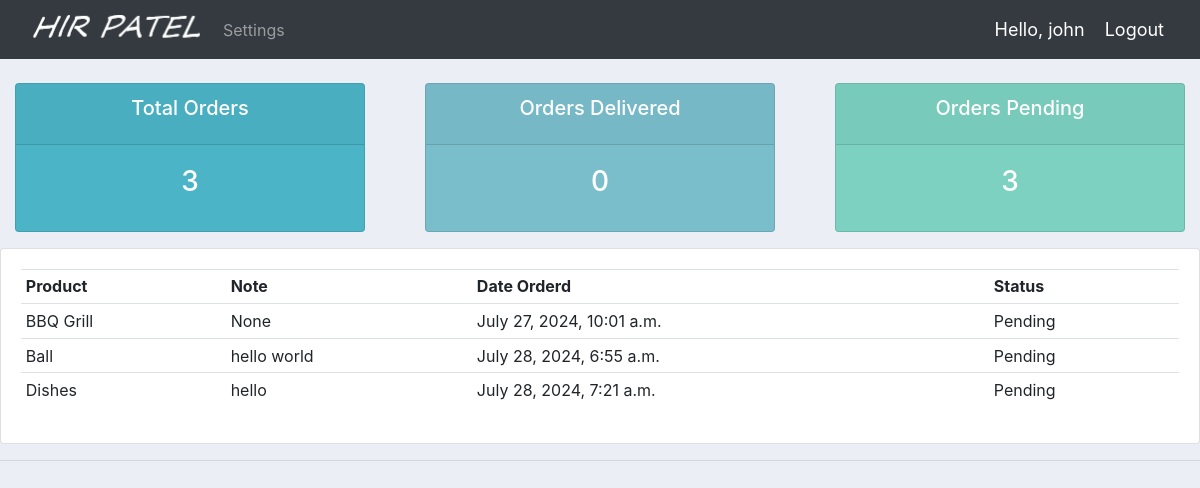
Screenshot of /user/ (signed in) with the database file from the repository.
### accounts/models.py (models this page shows)
class Order(models.Model):
 STATUS=(
         ('Pending','Pending'),
         ('Out for delivery','Out for delivery'),
         ('Delivered','Delivered'),
        )
 customer=models.ForeignKey(Customer,null=True,on_delete=models.SET_NULL)
 product=models.ForeignKey(Product,null=True,on_delete=models.SET_NULL)
 date_created=models.DateTimeField(auto_now_add=True, null=True)
 status=models.CharField(max_length=200, null=True,choices=STATUS)
 note=models.CharField(max_length=1000, null=True)
 def __str__(self):
        return self.product.name

class Product(models.Model):
 CATEGORY=(
         ('Outdoor','Outdoor'),
         ('Indoor','Indoor'),
        )
 name=models.CharField(max_length=200, null=True)
 price=models.FloatField(null=True)
 category=models.CharField(max_length=200, null=True,choices=CATEGORY)
 description=models.CharField(max_length=200, null=True, blank=True)
 date_created=models.DateTimeField(auto_now_add=True, null=True)
 tags=models.ManyToManyField(Tag)
 def __str__(self):
        return self.name

### accounts/decorators.py (the view)
		def wrapper_func(request, *args, **kwargs):
			group=None
			if request.user.groups.exists():
				group=request.user.groups.all()[0].name
			if group in allowed_roles:
				return view_func(request, *args, **kwargs)
			else:
				return HttpResponse('You are not authorized to view this page')

### accounts/views.py (called while the page is built)
@login_required(login_url='login')
@allowed_users(allowed_roles=['customer'])
def userPage(request):
	orders=request.user.customer.order_set.all()
	total_orders=orders.count()
	delivered=orders.filter(status="Delivered").count()
	pending=orders.filter(status="Pending").count()
	print('ORDERS:',orders)
	context={'orders':orders, 'total_orders':total_orders,
	'delivered':delivered, 'pending':pending}
	return render(request,'accounts/user.html', context)

### accounts/templates/accounts/user.html
{%  extends 'accounts/main.html' %}
{% block content %}
{%  include 'accounts/status.html' %}
<div class="row">
    <div class="col-md">
        <div class="card card-body">
            <table class="table table-sm">
                <tr>
                    <th>Product</th>
                    <th>Note</th>
                    <th>Date Orderd</th>
                    <th>Status</th>
                </tr>
                {% for order in orders %}
                       <tr>
                         <td>{{order.product}}</td>
                         <td>{{order.note}}</td>
                         <td>{{order.date_created}}</td>
                         <td>{{order.status}}</td>
                       </tr>
                {% endfor %}
            </table>
        </div>
    </div>
</div>
{% endblock content %}

### accounts/templates/accounts/navbar.html (shortened to what this page needs)
{% load static %}
<nav class="navbar navbar-expand-lg navbar-dark bg-dark">
  <img src="{% static 'images/logo.png' %}">
  <div class="collapse navbar-collapse" id="navbarNav">
    <ul class="navbar-nav">
      {% if request.user.is_staff %}
      <li class="nav-item active">
        <a class="nav-link" href="{% url 'home' %}">Dashboard</a>
      </li>
      <li class="nav-item">
        <a class="nav-link" href="{% url 'products' %}">Products</a>
      </li>
      {% else %}
       <li class="nav-item">
        <a class="nav-link" href="{% url 'account' %}">Settings</a>
      </li>
      {% endif %}
    </ul>
  </div>
<span class="hello-msg">Hello, {{request.user}}</span>
<span><a class="hello-msg" href="{% url 'logout' %}">Logout</a></span>
</nav>

### static/css/main.css (style rules this page uses)
body { background-color: #ebeff5; }

### accounts/templates/accounts/navbar.html (style rules this page uses)
.hello-msg { font-size: 18px; color: #fff; margin-right: 20px; }

### rows the page displays
Order: product "BBQ Grill", note "None", date_created "July 27, 2024, 10:01 a.m.", status "Pending"
Order: product "Ball", note "hello world", date_created "July 28, 2024, 6:55 a.m.", status "Pending"
Order: product "Dishes", note "hello", date_created "July 28, 2024, 7:21 a.m.", status "Pending"

### other values shown
{{ request.user }} "john"
{{ total_orders }} "3"
{{ delivered }} "0"
{{ pending }} "3"
